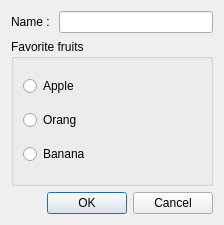
<?xml version="1.0" encoding="UTF-8"?>
<ui version="4.0">
 <class>InfoDialog</class>
 <widget class="QDialog" name="InfoDialog">
  <property name="geometry">
   <rect>
    <x>0</x>
    <y>0</y>
    <width>224</width>
    <height>225</height>
   </rect>
  </property>
  <property name="windowTitle">
   <string>Dialog</string>
  </property>
  <layout class="QVBoxLayout" name="verticalLayout_2">
   <item>
    <layout class="QHBoxLayout" name="horizontalLayout">
     <item>
      <widget class="QLabel" name="label">
       <property name="text">
        <string>Name : </string>
       </property>
      </widget>
     </item>
     <item>
      <widget class="QLineEdit" name="nameLineEdit"/>
     </item>
    </layout>
   </item>
   <item>
    <widget class="QGroupBox" name="groupBox">
     <property name="title">
      <string>Favorite fruits</string>
     </property>
     <layout class="QVBoxLayout" name="verticalLayout">
      <item>
       <widget class="QRadioButton" name="appleRadioButton">
        <property name="text">
         <string>Apple</string>
        </property>
       </widget>
      </item>
      <item>
       <widget class="QRadioButton" name="orangeRadioButton">
        <property name="text">
         <string>Orang</string>
        </property>
       </widget>
      </item>
      <item>
       <widget class="QRadioButton" name="bananaRadioButton">
        <property name="text">
         <string>Banana</string>
        </property>
       </widget>
      </item>
     </layout>
    </widget>
   </item>
   <item>
    <layout class="QHBoxLayout" name="horizontalLayout_2">
     <item>
      <spacer name="horizontalSpacer">
       <property name="orientation">
        <enum>Qt::Horizontal</enum>
       </property>
       <property name="sizeHint" stdset="0">
        <size>
         <width>40</width>
         <height>20</height>
        </size>
       </property>
      </spacer>
     </item>
     <item>
      <widget class="QPushButton" name="okButton">
       <property name="text">
        <string>OK</string>
       </property>
      </widget>
     </item>
     <item>
      <widget class="QPushButton" name="cancelButton">
       <property name="text">
        <string>Cancel</string>
       </property>
      </widget>
     </item>
    </layout>
   </item>
  </layout>
 </widget>
 <resources/>
 <connections/>
</ui>
